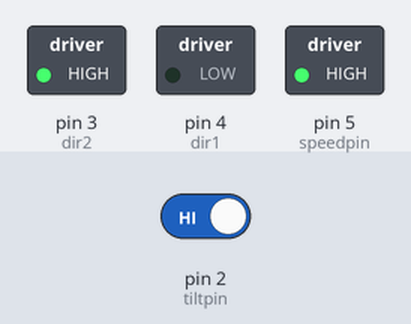
Recording of a sketch running on a simulated Arduino Uno, built with avr-gcc and run on an emulated ATmega328P. Shown: switched loads named in the sketch (green lamp = pin HIGH). The inputs (shaded band) are chosen by the test bench; at power-on: pin 2 (tiltpin) HIGH.

Above: at 2.8 s.
2.9 s: pin 2 (tiltpin) driven LOW
At 3.6 s:
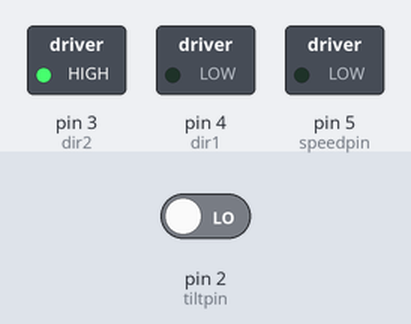
4.5 s: pin 2 (tiltpin) driven HIGH
At 5.5 s:
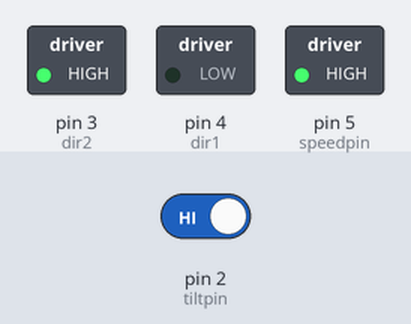
Timing chart, 0 to 7.5 s (numbered marks = the images above; inputs shaded):
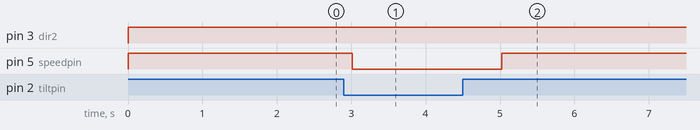

Measured:
- after the input at 2.9 s, pin 5 (speedpin): HIGH → LOW after 0.12 s
- after the input at 4.5 s, pin 5 (speedpin): LOW → HIGH after 0.53 s

The sketch:

tiltswitchmotor.ino
```cpp
int speedpin=5;
int dir1=4;
int dir2=3;
int sspeed=255;
int mspeed=255;

int tiltpin=2;
int tiltval;

void setup() {
pinMode(speedpin,OUTPUT);
pinMode(dir1,OUTPUT);
pinMode(dir2,OUTPUT);

pinMode(tiltpin,INPUT);
digitalWrite(tiltpin,HIGH);

Serial.begin(9600);
}

void loop() {
tiltval=digitalRead(tiltpin);

digitalWrite(dir1,LOW);
digitalWrite(dir2,HIGH);
if(tiltval==1){
  analogWrite(speedpin,sspeed);
  delay(5);
  analogWrite(speedpin,mspeed);
  delay(1000);
}
else{
  analogWrite(speedpin,0);
  delay(5);
  analogWrite(speedpin,0);
  delay(1000);
}
}
```
